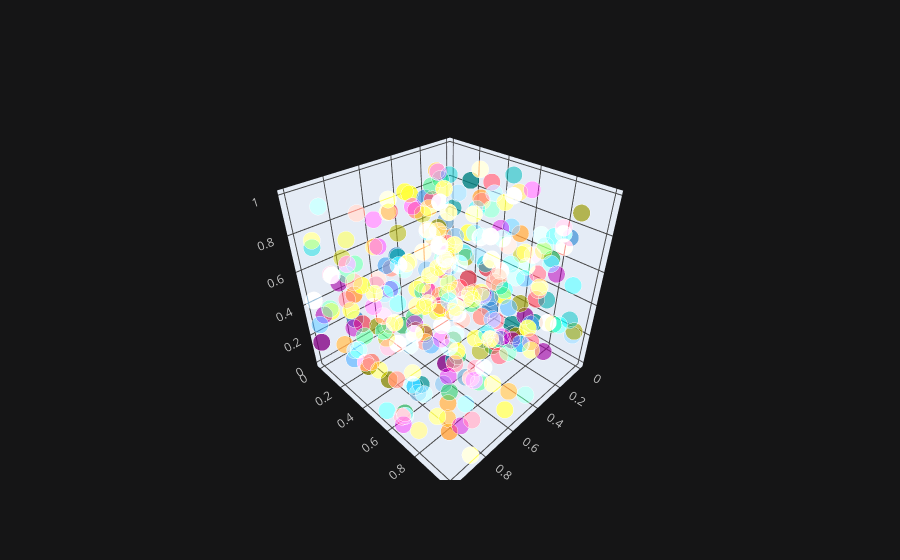

The notebook cell this image was saved under:
### Code cell
df.iplot(x='a', y='b',z='c',kind='scatter3d')

### Figure 1 — Plotly figure (JSON) as saved in the notebook; plotly's stock layout.template omitted (floating-point values rounded to 4 significant figures; data arrays with more than 128 entries replaced by an {"elided": "..."} marker saying what was removed)
{"data": [{"marker": {"color": {"elided": "300 str values"}, "opacity": 0.8, "size": {"elided": "300 int values"}, "symbol": "circle"}, "mode": "markers", "text": {"elided": "300 str values"}, "type": "scatter3d", "x": {"elided": "300 float values"}, "y": {"elided": "300 float values"}, "z": {"elided": "300 float values"}}], "layout": {"legend": {"bgcolor": "#151516", "font": {"color": "#D9D9D9"}}, "paper_bgcolor": "#151516", "plot_bgcolor": "#151516", "scene": {"xaxis": {"gridcolor": "#434343", "showgrid": true, "tickfont": {"color": "#C2C2C2"}, "title": {"font": {"color": "#D9D9D9"}, "text": ""}, "zerolinecolor": "#666570"}, "yaxis": {"gridcolor": "#434343", "showgrid": true, "tickfont": {"color": "#C2C2C2"}, "title": {"font": {"color": "#D9D9D9"}, "text": ""}, "zerolinecolor": "#666570"}, "zaxis": {"gridcolor": "#434343", "showgrid": true, "tickfont": {"color": "#C2C2C2"}, "title": {"font": {"color": "#D9D9D9"}, "text": ""}, "zerolinecolor": "#666570"}}, "title": {"font": {"color": "#D9D9D9"}}}}
